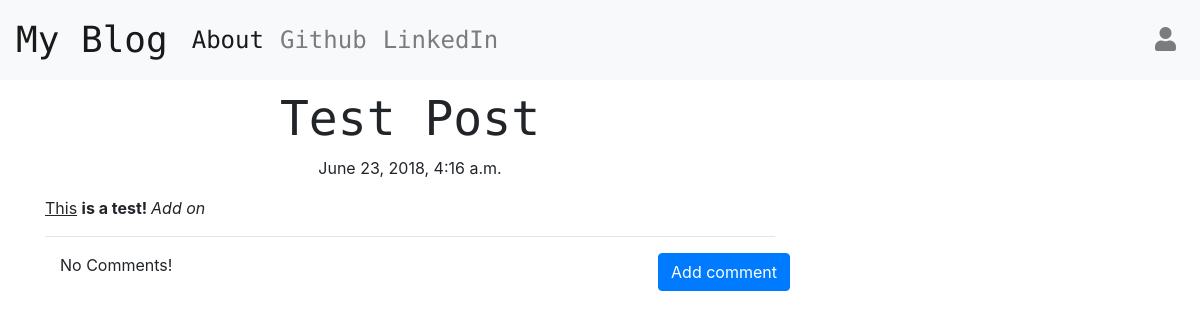
The page /post/2 on the database as committed earlier.
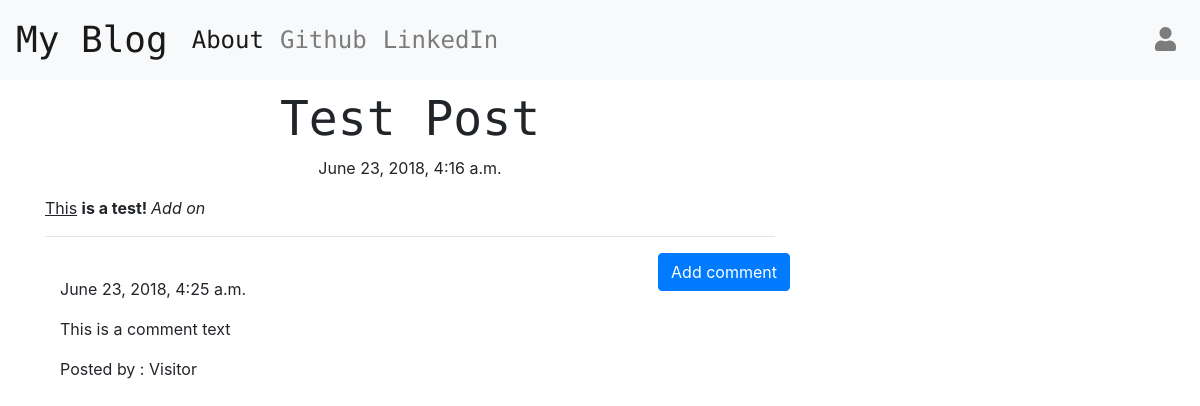
The same page on the database as committed later.
### blog/models.py (models this page shows, shortened)
class Post(models.Model):
    author = models.ForeignKey('auth.User', on_delete=models.CASCADE)
    title = models.CharField(max_length=200)
    text = models.TextField()
    create_date = models.DateTimeField(default=timezone.now)
    published_date = models.DateTimeField(blank=True, null=True)

class Comment(models.Model):
    post = models.ForeignKey('blog.Post',related_name='comments',on_delete=models.CASCADE)
    author = models.CharField(max_length=200)
    text = models.TextField()
    create_date = models.DateTimeField(default=timezone.now())
    approved_comment = models.BooleanField(default=False)

### blog/views.py (the view)
# urls.py: path('post/<int:pk>', views.PostDetailView.as_view(), name='post_detail'),
class PostDetailView(DetailView):
    model = Post

### blog/templates/blog/post_detail.html (shortened to what this page needs)
{% extends 'blog/base.html' %}
{% block content %}
<h1 class='posttitle'>{{ post.title }}</h1>
{% if post.published_date %}
  <div class="date postdate">
      {{ post.published_date }}
  </div>
{% else %}
  <a class='btn btn-secondary' href="{% url 'post_publish' pk=post.pk %}">Publish</a>
{% endif %}
<p class='postcontent'>{{ post.text|safe|linebreaksbr }}</p>
<hr>
<a class='btn btn-primary btn-comment' href="{% url 'add_comment_to_post' pk=post.pk %}">Add comment</a>
<div class="container">
  {% for comment in post.comments.all %}
  <br>
    {% if user.is_authenticated or comment.approved_comment %}
      {{ comment.create_date }}
        <p>{{ comment.text|safe|linebreaks }}</p>
        <p>Posted by : {{ comment.author }}</p>
    {% endif %}
    {% empty %}
      <p>No Comments!</p>
  {% endfor %}
</div>
{% endblock %}

### blog/templates/blog/base.html (shortened to what this page needs)
<!DOCTYPE html>
{% load staticfiles %}
<html lang="en" dir="ltr">
  <head>
    <link rel="stylesheet" href="https://stackpath.bootstrapcdn.com/bootstrap/4.1.1/css/bootstrap.min.css">
    <link rel="stylesheet" href="//cdn.jsdelivr.net/npm/medium-editor@latest/dist/css/medium-editor.min.css" type="text/css" media="screen" charset="utf-8">
    <link rel="stylesheet" href="{% static 'css/blog.css' %}">
    <link rel="stylesheet" href="https://use.fontawesome.com/releases/v5.1.0/css/all.css">
  </head>
  <body>
    <nav class="navbar navbar-expand-lg navbar-light bg-light techfont">
      <a class="navbar-brand bigbrand" href="{% url 'post_list' %}">My Blog</a>
      <div class="collapse navbar-collapse" id="navbarNav">
        <ul class="navbar-nav">
          <li class="nav-item active">
            <a class="nav-link" href="{% url 'about' %}">About</a>
          </li>
          <li class="nav-item">
            <a class="nav-link" href="https://github.com/sandeshtiwari/Blog">Github</a>
          </li>
          <li class="nav-item">
            <a class="nav-link" href="https://www.linkedin.com/in/sandesh-tiwari/">LinkedIn</a>
          </li>
        </ul>
        <ul class="navbar-nav ml-auto">
          {% if user.is_authenticated %}
          <li class="nav-item">
              <a class="nav-link" href="{% url 'post_new' %}">New Post</a>
          </li>
          <li class="nav-item">
              <a class="nav-link" href="{% url 'post_draft_list' %}">Drafts</a>
          </li>
          <li class="nav-item">
              <a class="nav-link" href="{% url 'logout' %}">Log Out</a>
          </li>
          <li class="nav-item">
              <a>Welcome: {{ user.username }}</a>
          </li>
          {% else %}
          <li> <a class="nav-link" href="{% url 'login' %}"> <i class="fas fa-user"></i> </a> </li>
          {% endif %}
        </ul>
      </div>
  </nav>
  <div class="content container">
    <div class="row">
      <div class="col-md-8">
        <div class="blog_posts">
          {% block content %}
          {% endblock %}
        </div>
      </div>
    </div>
  </div>
  </body>
</html>

### blog/static/css/blog.css (style rules this page uses)
.techfont { font-family: 'Encode Sans Condensed', sans-serif; font-size: 1.5em; margin-bottom: 10px; }
.bigbrand { font-size: 1.5em; }
.postdate { text-align: center; }
.posttitle { font-family: 'Encode Sans Condensed', sans-serif; font-size: 3em; text-align: center; }
.postcontent { font-family: 'Montserrat'; font-size: 1.5em; }
.btn-comment { position: absolute; right: 0px; }

Rows that differ between the two databases and show on the page:
added Comment: create_date "June 23, 2018, 4:25 a.m.", text "This is a comment text", author "Visitor"
Other text that changed with them:
text no longer shown: "No Comments!"
